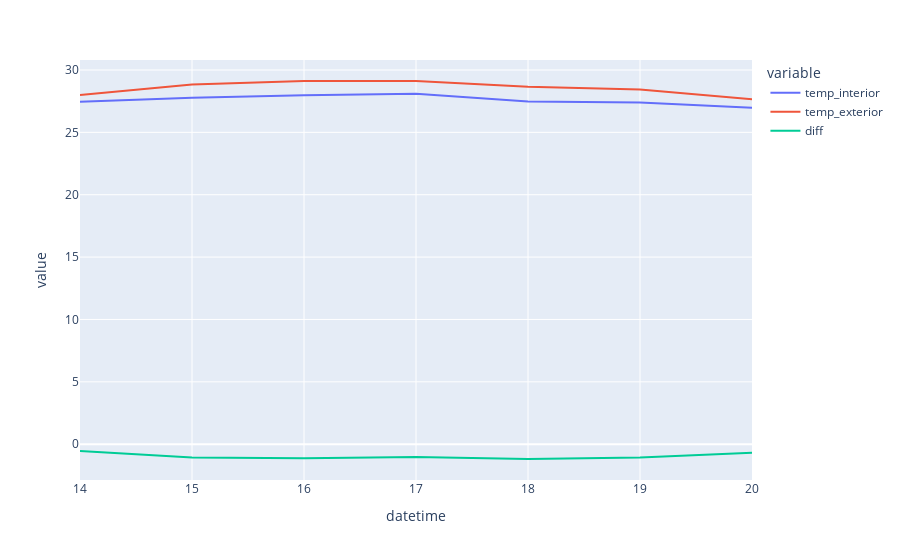

Notebook code cell kept with this figure:
### Code cell
# What is the mean temperature per hour of the day? 

df_hour_post = df[df['datetime'] > date_installation].groupby('hour')['datetime', 'temp_interior', 'temp_exterior', 'diff'].mean().reset_index()
df_hour_post['datetime'] = df_hour_post['hour']
plot_diff_graph(df_hour_post)
print(df_hour_post['diff'].mean())

### Figure 1 — Plotly figure (JSON) as saved in the notebook; plotly's stock layout.template omitted (floating-point values rounded to 4 significant figures)
{"data": [{"hovertemplate": "variable=temp_interior<br>datetime=%{x}<br>value=%{y}<extra></extra>", "legendgroup": "temp_interior", "line": {"color": "#636efa", "dash": "solid"}, "mode": "lines", "name": "temp_interior", "orientation": "v", "showlegend": true, "type": "scatter", "x": [14, 15, 16, 17, 18, 19, 20], "xaxis": "x", "y": [27.45, 27.77, 27.98, 28.1, 27.47, 27.39, 26.97], "yaxis": "y"}, {"hovertemplate": "variable=temp_exterior<br>datetime=%{x}<br>value=%{y}<extra></extra>", "legendgroup": "temp_exterior", "line": {"color": "#EF553B", "dash": "solid"}, "mode": "lines", "name": "temp_exterior", "orientation": "v", "showlegend": true, "type": "scatter", "x": [14, 15, 16, 17, 18, 19, 20], "xaxis": "x", "y": [28, 28.83, 29.12, 29.12, 28.66, 28.44, 27.65], "yaxis": "y"}, {"hovertemplate": "variable=diff<br>datetime=%{x}<br>value=%{y}<extra></extra>", "legendgroup": "diff", "line": {"color": "#00cc96", "dash": "solid"}, "mode": "lines", "name": "diff", "orientation": "v", "showlegend": true, "type": "scatter", "x": [14, 15, 16, 17, 18, 19, 20], "xaxis": "x", "y": [-0.55, -1.067, -1.133, -1.017, -1.186, -1.057, -0.6833], "yaxis": "y"}], "layout": {"legend": {"title": {"text": "variable"}, "tracegroupgap": 0}, "margin": {"t": 60}, "xaxis": {"anchor": "y", "domain": [0, 1], "title": {"text": "datetime"}}, "yaxis": {"anchor": "x", "domain": [0, 1], "title": {"text": "value"}}}}
